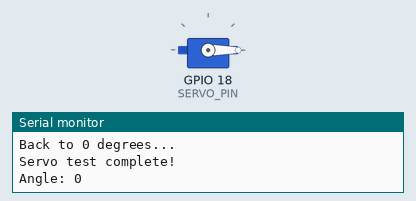
Bench run of a sketch on a simulated ESP32. On the bench: servo, the last lines printed to the serial monitor.

Above: at 4.05 s.
At 5.8 s:
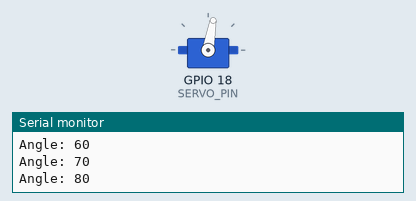
At 7.6 s:
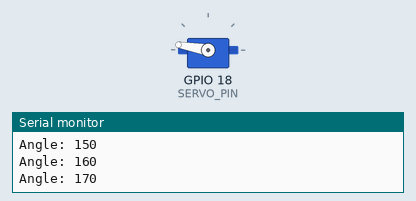
At 11.2 s:
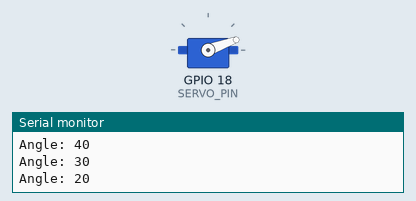
Timing chart, 0 to 13.9 s (numbered marks = the images above):
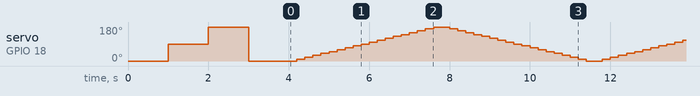

The sketch:

servo_test.ino
```cpp
/*
 * Simple Servo Test
 * Use this to test if your servo motor is working
 */

#include <ESP32Servo.h>

#define SERVO_PIN 18

Servo testServo;

void setup() {
  Serial.begin(115200);
  Serial.println("Servo Test Starting...");

  testServo.attach(SERVO_PIN);
  Serial.println("Servo attached to pin 18");

  // Test servo movement
  Serial.println("Moving to 0 degrees...");
  testServo.write(0);
  delay(1000);

  Serial.println("Moving to 90 degrees...");
  testServo.write(90);
  delay(1000);

  Serial.println("Moving to 180 degrees...");
  testServo.write(180);
  delay(1000);

  Serial.println("Back to 0 degrees...");
  testServo.write(0);
  delay(1000);

  Serial.println("Servo test complete!");
}

void loop() {
  // Continuous sweep test
  for (int angle = 0; angle <= 180; angle += 10) {
    testServo.write(angle);
    Serial.print("Angle: ");
    Serial.println(angle);
    delay(200);
  }

  for (int angle = 180; angle >= 0; angle -= 10) {
    testServo.write(angle);
    Serial.print("Angle: ");
    Serial.println(angle);
    delay(200);
  }
}
```

Measured:
- by itself, servo on GPIO 18 (SERVO_PIN): 0° → 90° at 1.0 s, → 180° 1.0 s later, → 0° 1.0 s later, → 10° 1.2 s later, … (173 changes in this stretch)
